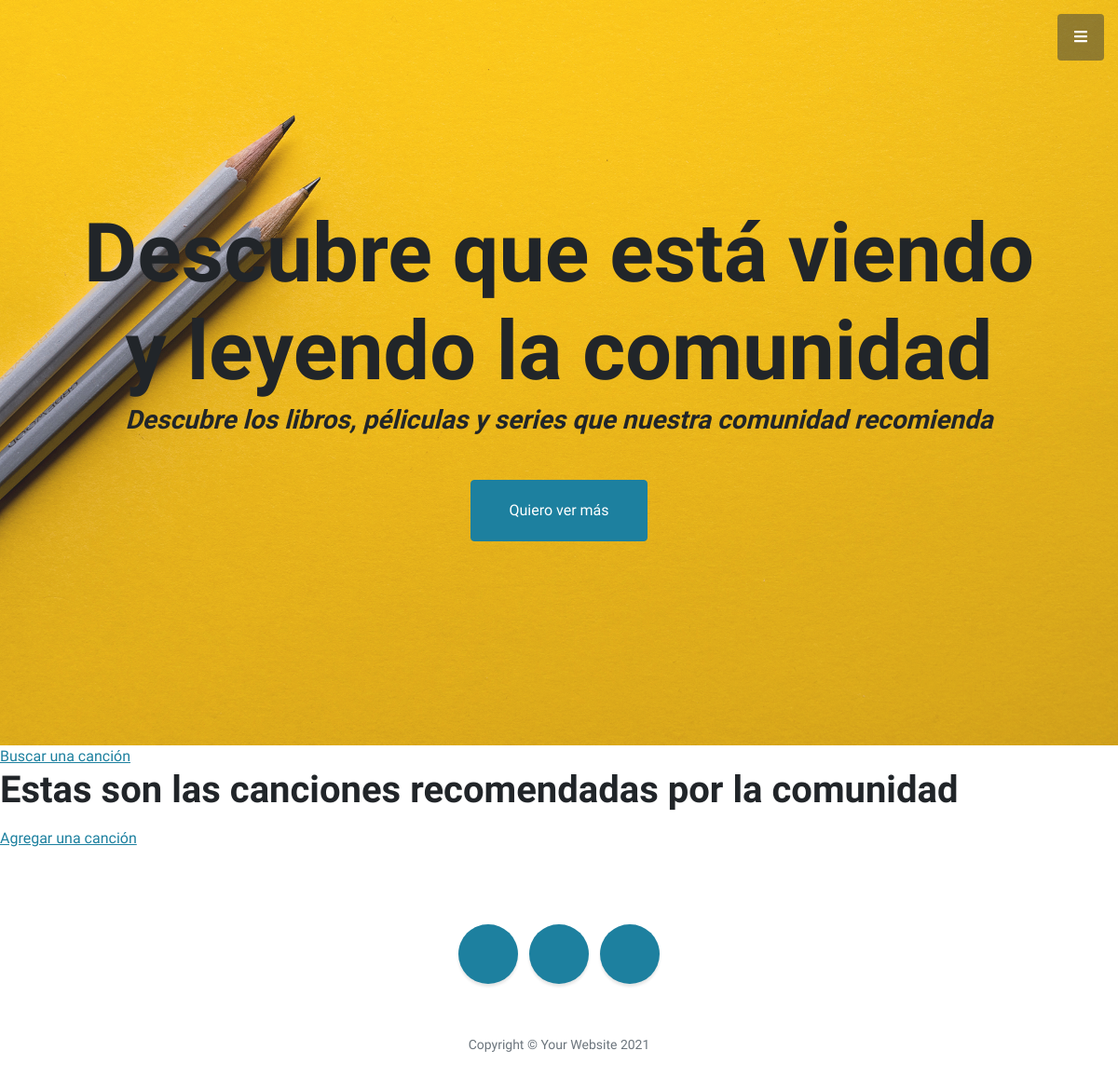
Before: /perfil/songs/ with the older database file.
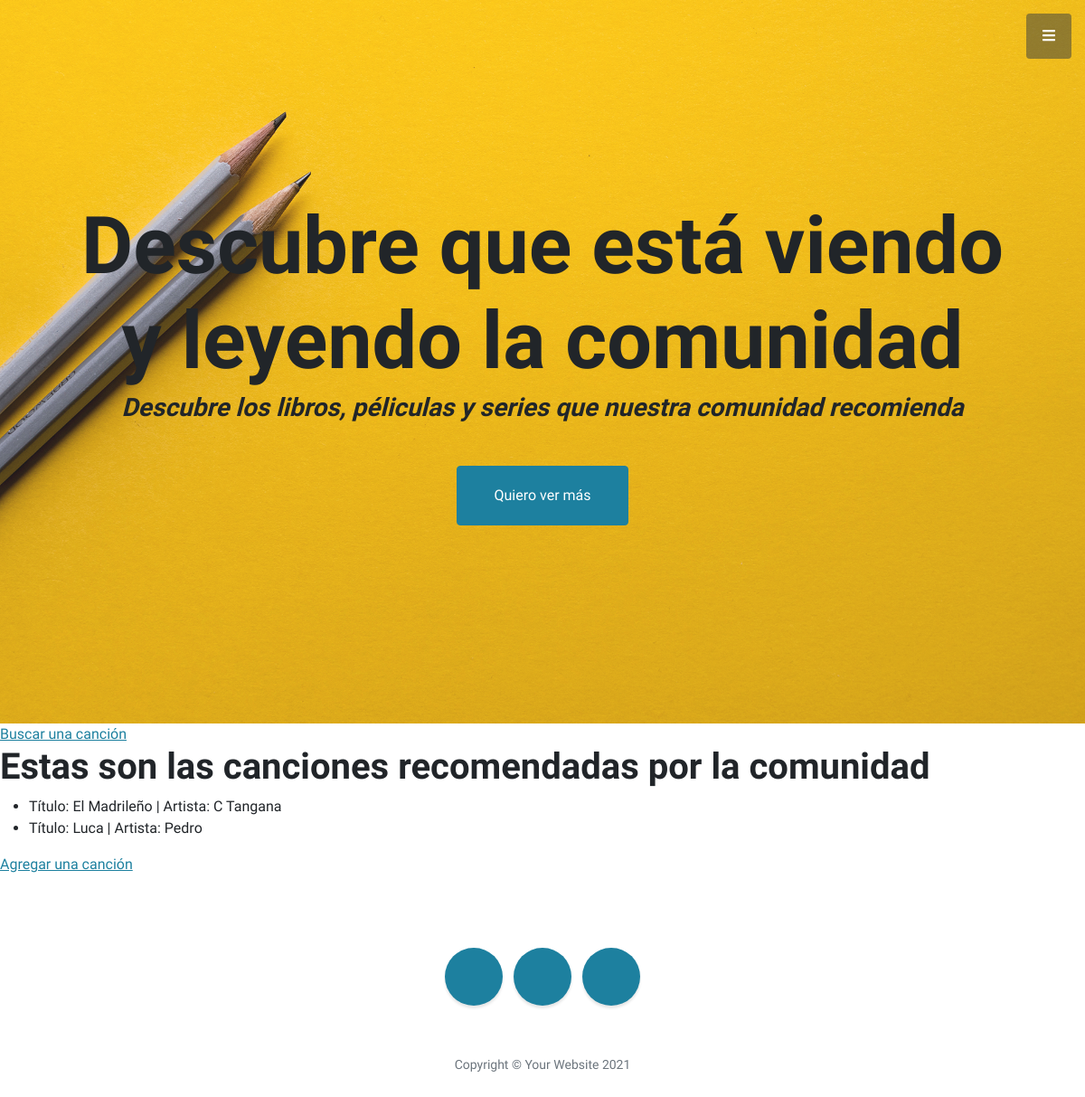
After: the same page with the newer database file.
### perfil/models.py (models this page shows)
class Songs(models.Model):
    title = models.CharField(max_length=35)
    artist = models.CharField(max_length=30)
    length_minutes = models.IntegerField()
    gender = models.CharField(max_length=20)

### perfil/views.py (the view)
# urls.py: path('songs/', views.songs, name='songs'),
def songs(request):
    songs = Songs.objects.filter(title__icontains='')
    return render(request, 'perfil/songs.html', {'songs' : songs})

### perfil/templates/perfil/songs.html
{% extends 'perfil/padre.html' %}
{% load static %}
{% block contenidoQueCambia %}
    <a href="{% url 'searchSong' %}" >Buscar una canción</a>
    <div id='options'>
        <h1>Estas son las canciones recomendadas por la comunidad</h1>
        <ul>
            {% for s in songs %}
            <li> Título: {{s.title}} | Artista: {{s.artist}} </li>
            {% endfor %}
        </ul>
    </div>
    <a href="{% url 'formSong' %}" >Agregar una canción</a>
{% endblock  %}

Changed rows visible on the page:
added Songs: title "El Madrileño", artist "C Tangana"
added Songs: title "Luca", artist "Pedro"
